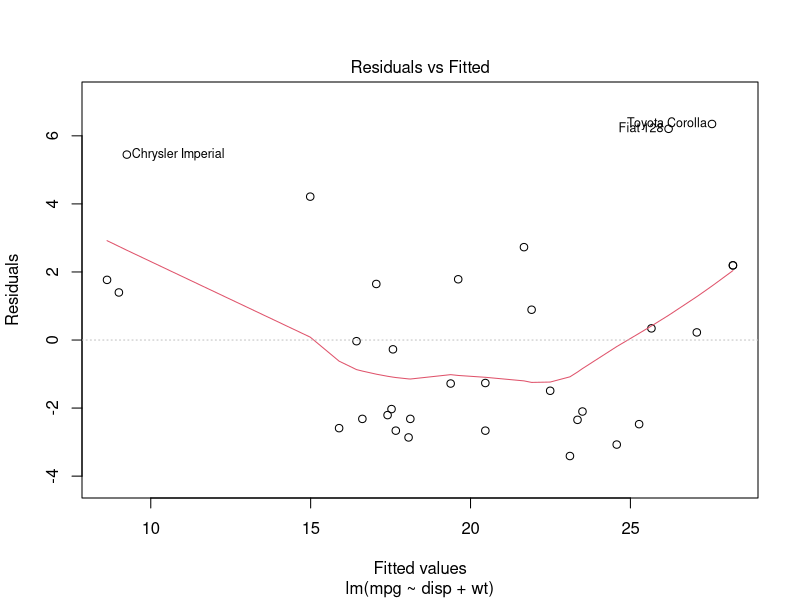

Write the R code that produced this figure.
## ---- chunk 1
out = lm(mpg ~ disp + wt, data = mtcars)

## ---- chunk 2
library(knitr)
kable(summary(out)$coef, digits=2, caption = "Regression table")
## ---- chunk 3
plot(out, 1)
